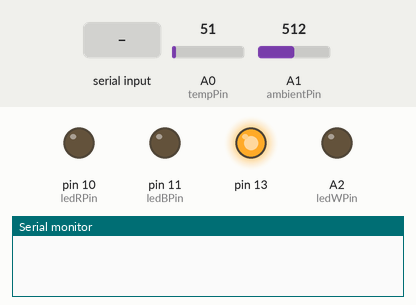
The sketch below on a simulated Arduino Uno, built for the host (arithmetic inside an expression is 32-bit, double 64-bit). Shown: output pins drawn as LEDs (lit = HIGH), the last lines printed to the serial monitor. The inputs (shaded band) are chosen by the test bench; at power-on: A0 (tempPin) = 51, A1 (ambientPin) = 512.

Above: at 0.0 s.
At 11.2 s:
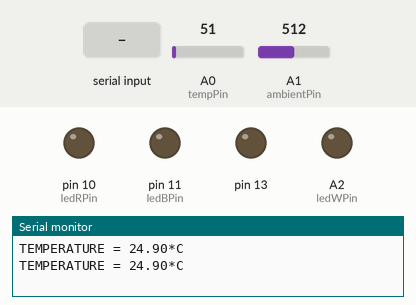
11.3 s: "90,45,200\n" received over Serial
Timing chart, 0 to 14.3 s (numbered marks = the images above; inputs shaded):
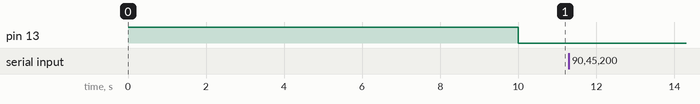

The sketch:

multiControl_201127_timedAction.ino
```cpp
#include <TimedAction.h>
#define INPUT_SIZE 40
#define deviceCount 4

//define pin number
const int tempPin = A0;
const int ambientPin = A1;
const int ledWPin = A2;
const int ledRPin = 10;
const int ledBPin = 11;

int ambientValue = 0;         // the sensor value
int ambientMin = 0;        // minimum sensor value
int ambientMax = 0;           // maximum sensor value
float temp; // temperature from sensor

// LED Interval - it will represent Heating or Cooling intensity
int redLedInterval;
int blueLedInterval;
int tempInterval; // How frenquetly get temperature from sensor

//light on or off
// The intensity will be dealt by ambientValue
bool lightOn = false;


void setup() {
  Serial.begin(9600);
  pinMode(ledWPin, OUTPUT);
  pinMode(ledBPin, OUTPUT);
  pinMode(ledRPin, OUTPUT);
  ambientCalibration();

}
void getTemp() {
  char result[20];
  strcpy(result, "TEMPERATURE = ");
  temp = analogRead(tempPin);
  // read analog volt from sensor and save to variable temp
  temp = temp * 0.48828125;
  // convert the analog volt to its temperature equivalent Celsius
  strcat(result, (String(temp)+"*C").c_str());
  Serial.println(result);
} //function end

//timed Action
TimedAction getTempAction = TimedAction(1000,getTemp);


void loop() {
  parseCommand(); // get command
  getTempAction.check(); // get current temperature from sensor
  if (lightOn) {
    getAmbientValue();
    analogWrite(ledWPin, ambientValue);
  } else {
    analogWrite(ledWPin, 0);
  }
}

/* function area
    Reqired functions that is used for setup and loop part will
    be attatched under here.
*/
/*Calibration for Ambient sensor*/
void ambientCalibration() {

  // turn on LED to signal the start of the calibration period:
  pinMode(13, OUTPUT);
  digitalWrite(13, HIGH);

  // calibrate during the first 10 seconds
  while (millis() < 10000) {
    ambientValue = invertAmbientPower(analogRead(ambientPin));

    // record the maximum sensor value
    if (ambientValue > ambientMax) {
      ambientMax = ambientValue;
    }

    // record the minimum sensor value
    if (ambientValue < ambientMin) {
      ambientMin = ambientValue;
    }

  }
  digitalWrite(13, LOW);
}

/*Get ambient Sensor value after calibration*/
double getAmbientValue() {
  // read the sensor:
  ambientValue = invertAmbientPower(analogRead(ambientPin));

  // apply the calibration to the sensor reading
  // map to 0~255 it will be input for LED analog power.
  ambientValue = map(ambientValue, ambientMin, ambientMax, 0, 255);

  ambientValue = constrain(ambientValue, 0, 255);
}

/* the stronger the sensor data, the weaker the out put power
*/

int invertAmbientPower(int x) {
  x = 1023 - x;
  return x;
}

/*
   Parse command
   Input structure 1:90&2:80&3:180(device ID:command&...)
   sample date = 1:90&2:80&3:180&4:1
*/
void parseCommand() {
  char input[INPUT_SIZE + 1];

  if (Serial.available() > 0) {
    char result[100];
    strcpy(result, "Result-");
    byte size = Serial.readBytes(input, INPUT_SIZE); // size of input
    input[size] = 0;
    char* command = strtok(input, "&"); //split into substring

    while (command != 0) {
      // Split the command in two values
      char* separator = strchr(command, ':'); //search character
      if (separator != 0)
      {
        // Actually split the string in 2: replace ':' with 0
        *separator = 0;
        int sensorId = atoi(command); // String to int
        ++separator;
        int value = atoi(separator);

        // Do something with sensorId and value
        //1 = Door open, 2=Heating, 3=Cooling, 4=Lighting
        if (sensorId == 1) {
          strcat(result, ("Door:" + String(value) + "&").c_str());
        } else if (sensorId == 2) {
          strcat(result, ("Heating:" + String(value) + "&").c_str());
        } else if (sensorId == 3) {
          strcat(result, ("Cooling:" + String(value) + "&").c_str());
        } else if (sensorId == 4) {
          if (value == 1) {
            strcat(result, ("Lighting:" + String(value) + "&").c_str());
            lightOn = true;
          } else if (value == 0) {
            lightOn = false;
          }
        } else if (sensorId == 0) {
          Serial.println("Ready");
        }
      }
      // Find the next command in input string
      command = strtok(0, "&");
    }// while end
    result[strlen(result) - 1] = '\0'; //delete last &
    Serial.println(result);
  }// if availabe end
} //function end
```
